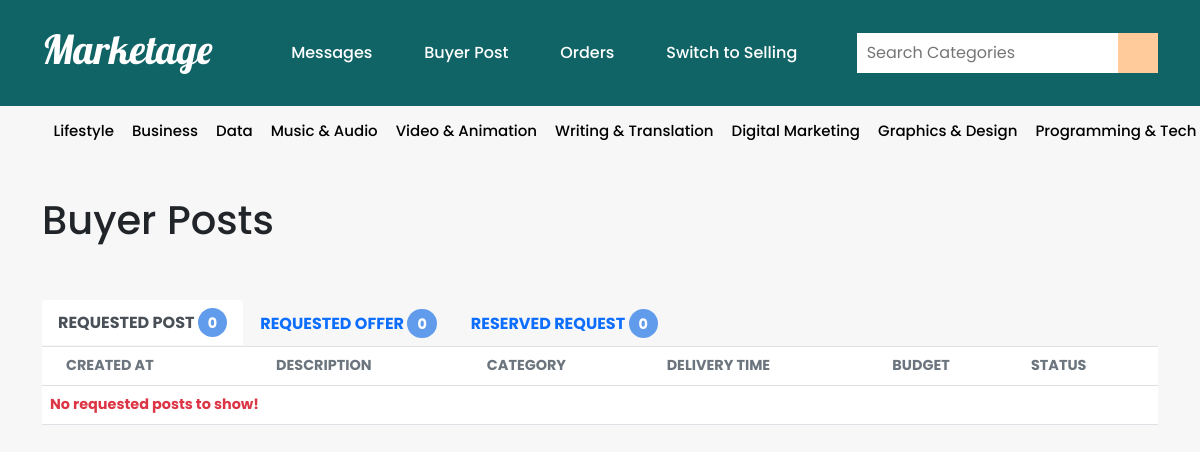
The page /buyer-posts/ (signed in) on the database its author committed.
### mainApp/models.py (models this page shows, shortened)
class Category(models.Model):
    slug = models.SlugField(unique=True)
    title = models.CharField(max_length=120, unique=True)
    icon = models.FileField(upload_to="images/", validators=[
                            FileExtensionValidator(['svg', 'png', 'jpg'])], null=True, blank=True)
    subcategory = models.ManyToManyField(Subcategory, blank=True)

### mainApp/decorators.py (the view)
    def wrap(request, *args, **kwargs):
        user = request.user
        try:
            if request.user.selleraccount:
                return view_func(request, *args, **kwargs)
            else:
                return HttpResponseRedirect(reverse("extended-user"))
        except:
            return HttpResponseRedirect(reverse("extended-user"))

### mainApp/templates/azimpart/buyer_send_posts.html (shortened to what this page needs)
{% load static %}
{% load template_helpers %}
{% include 'buyingview/header.html' %}
<!DOCTYPE html>
<html lang="en">
  <head>
    <link rel="stylesheet" href="{% static 'css/buyer_send_posts.css' %}" />
    <link rel="stylesheet" href="{% static 'css/buyerrequest.css' %}" />
    <link
      href="https://cdn.jsdelivr.net/npm/bootstrap@5.0.2/dist/css/bootstrap.min.css"
      rel="stylesheet"
    />
  </head>
<body>
<br />
<div class="container">
  <div class="buyerRequ mb-4">
    <h1>Buyer Posts</h1>
    <br />
  </div>
</div>
<div class="container">
  <ul class="nav nav-tabs" id="myTab" role="tablist">
    <li class="nav-item" role="presentation">
      <button
        class="nav-link fw-bold text-uppercase active"
        id="pro-tab"
        data-bs-toggle="tab"
        data-bs-target="#pro"
        type="button"
        role="tab"
        aria-controls="pro"
        aria-selected="false"
      >
        Requested Post <span class="circle__badge___requ">
                        <span>{{ active_buyer_posts }}</span>
                    </span>
      </button>
    </li>
    <li class="nav-item" role="presentation">
      <button
        class="nav-link fw-bold text-uppercase"
        id="active-tab"
        data-bs-toggle="tab"
        data-bs-target="#active"
        type="button"
        role="tab"
        aria-controls="active"
        aria-selected="true"
      >
        Requested Offer   <span class="circle__badge___requ">{{ requested_offer_posts }}</span>
      </button>
    </li>
    <li class="nav-item" role="presentation">
      <button
        class="nav-link fw-bold text-uppercase"
        id="profile-tab"
        data-bs-toggle="tab"
        data-bs-target="#profile"
        type="button"
        role="tab"
        aria-controls="profile"
        aria-selected="false"
      >
        Reserved Request <span class="circle__badge___requ">{{ reserved_buyer_posts }}</span>
      </button>
    </li>
  </ul>
  <div class="tab-content" id="myTabContent">
    <div
      class="tab-pane fade active show"
      id="pro"
      role="tabpanel"
      aria-labelledby="pro-tab"
    >
      <div class="table-responsive manage__orderTable">
        <table class="table table-hover bg-white">
          <thead>
            <tr>
              <th scope="col" class="text-muted ps-4">Created At</th>
              <th scope="col" class="text-muted">Description</th>
              <th scope="col" class="text-muted">Category</th>
              <th scope="col" class="text-muted">Delivery Time</th>
              <th scope="col" class="text-muted">Budget</th>
              <th scope="col" class="text-muted">Status</th>
            </tr>
          </thead>
          <tbody>
          {% if buyer_requested_posts|length > 0 %}
            {% for post in buyer_requested_posts %}
            {% if post.post_status == "ACTIVE" %}
            <tr>
              <td class="fw-bold text__details post__description">
                {{ post.created_at }}
              </td>
              <td class="fw-bold post__description">
                <div>
                  <h5 class="fw-bold">{{ post.postrequest_title }}</h5>
                </div>
                <div class="my-2">
                  <small
                    class="text-muted post__descriptionText"
                    id="activepost{{ post.id }}"
                  >
                    {{ post.description|safe }}
                  </small>
                  <div
                    class="text-primary fw-bold mt-1 post__viewMoreBtn"
                    id="view__more{{ post.id }}"
                    onclick="clickedPost({{post.id}})"
                  >
                    View More
                  </div>
                </div>
                {% if post.attachment %}
                <div class="download__postRequests">
                    <a href="{{ post.attachment.url }}" download="{{ post.attachment.url }}">
                        <span class="iconify fs-5" data-icon="mdi:download"></span>
                        {% for item in post.attachment.url|split:"/"|last %}
                            {{item}}
                        {% endfor %}
                    </a>
                </div>
                {% endif %}
              </td>
              <td class="fw-bold post__description">
                {{ post.category.title }}
              </td>
              <td class="fw-bold text__details">
                {{ post.delivery_time.title }}
              </td>
              <td class="fw-bold text__details">
                USD. {{ post.budget }}
              </td>
              <td>
                <div class="dropdown">
                      <a
                    class="btn table__status__dropdown btn-sm dropdown-toggle"
                    href="#"
                    role="button"
                    id="dropdownMenuLink"
                    data-bs-toggle="dropdown"
                    aria-expanded="false"
                  >
                    Active
                  </a>
                  <ul class="dropdown-menu" aria-labelledby="dropdownMenuLink">
                    <li>
                        <form method="POST" action="{% url 'reserved-buyer-post' post.id %}">
                        {% csrf_token %}
                        <button class="dropdown-item btn-sm" type="submit">Reserved</button>
                      </form>
                    </li>
                    <li>
                    <form method="POST" action="{% url 'delete-buyer-post' post.id %}">
                      {% csrf_token %}
                        <button class="dropdown-item btn-sm" type="submit">Delete</button>
                    </form>
                    </li>
                  </ul>
                </div>
              </td>
            </tr>
            {% endif %}
            {% endfor %}
            {% else %}
            <tr>
              <td colspan="6" class="post__description fw-bold text-danger">
                No requested posts to show!
              </td>
            </tr>
            {% endif %}
          </tbody>
        </table>
      </div>
    </div>
  </div>
</div>
</body>
</html>

### mainApp/templates/buyingview/header.html (shortened to what this page needs)
{% load static %}
<!DOCTYPE html>
<html lang="en">
<head>
      <link href="https://cdn.jsdelivr.net/npm/bootstrap@5.0.2/dist/css/bootstrap.min.css" rel="stylesheet">
    <link rel="stylesheet" type="text/css" href="https://cdnjs.cloudflare.com/ajax/libs/slick-carousel/1.8.1/slick.min.css" />
    <link rel="stylesheet" type="text/css" href="https://cdnjs.cloudflare.com/ajax/libs/slick-carousel/1.8.1/slick-theme.min.css" />
    <link rel="stylesheet" href="https://unpkg.com/swiper/swiper-bundle.css" />
    <link rel="stylesheet" href="https://unpkg.com/swiper/swiper-bundle.min.css" />
    <link rel="stylesheet" href="https://cdnjs.cloudflare.com/ajax/libs/font-awesome/5.15.3/css/all.min.css">
    <link rel="stylesheet" href="{% static 'css/buyer-stylesheet.css' %}" />
    <link rel="stylesheet" href="{% static 'css/buyer-style-responsive.css' %}" />
    <link rel="stylesheet" href="{% static 'css/rafsun.css' %}">
</head>
<body>
    <div id="main-header-start">
      <div class="innermain-header container">
        <div class="inner-header-details">
          <div class="header-logo-content">
            <a href="/">
                <h1>Marketage</h1>
            </a>
          </div>
          <div class="header-list-content">
            <h6 class="header-list-for-link">
              <a href="{% url 'BuyerChat' %}">Messages</a>
            </h6>
            <h6 class="header-list-for-link">
              <a href="{% url 'buyer-posts' %}">Buyer Post</a>
            </h6>
            <h6 class="header-list-for-link">
              <a href="{% url 'BuyerOrders' %}">Orders</a>
            </h6>
            <h6 class="header-list-for-link">
              <a href="{% url 'seller_dashboard' %}">Switch to Selling</a>
            </h6>
          </div>
          <div class="header-search-bar">
               <div class="Searchbar">
                        <form method="GET" action="{% url 'search' %}" class="example header-search-bar-input" autocomplete="off">
                        <input type="text" name="search" id="search"  placeholder="Search Categories" list="searchresults" autocomplete="off" />
                        <div class="header-search-bar-icon">
                            <button type="submit">
                            </button>
            </div>
                        </form>
                    </div>
                </div>
            </div>
        </div>
    </div>
<header class="header_____mega_______menu">
 	<div class="container____mega___menu">
 		<div class="megarow v-center">
 			<div class="header___item____menu    ">
 				<nav class="mega________menu">
 					<ul class="menu-main">
 					    {% for cat in cats %}
 						<li class="menu-item-has-children">
 							<a href="{% url 'category-wise' cat.slug %}">{{ cat.title }} </a>
 						</li>
 						{% endfor %}
 					</ul>
 				</nav>
 			</div>
 		</div>
 	</div>
 </header>
</body>
</html>

### static/css/buyer-stylesheet.css (style rules this page uses)
* { list-style: none; text-decoration: none; }
.mega________menu { display: flex; justify-content: center; }
body { overflow-x: hidden; }
:before,:after { box-sizing: border-box; }
.mega________menu > ul { display: flex; overflow-x: auto; }
.header_____mega_______menu .mega________menu > ul > li { white-space: nowrap; }
.header___item____menu { width: 100%; margin: 0 auto; }
.container____mega___menu { margin:auto; }
.megarow { display: flex; flex-wrap: wrap; }
.v-center { align-items: center; justify-content: center; }
ul { list-style: none; margin:0; padding:0; }
a { text-decoration: none; }
.header_____mega_______menu { display: block; width: 100%; position: relative; z-index: 10001; }
.header_____mega_______menu .mega________menu > ul > li { display: inline-block; line-height: 50px; margin-left: 12px; }
.header_____mega_______menu .mega________menu > ul > li > a { font-size: 15px; font-weight: 500; color:#000000; position: relative; text-transform: capitalize; transition: color 0.3s ease; }
@media (max-width: 1350px) { .header_____mega_______menu .mega________menu > ul > li { display: inline-block; line-height: 50px; margin-left: 18px; } }

### static/css/rafsun.css (style rules this page uses)
* { list-style: none; }
#main-header-start { background-color: #116466; padding: 25px 0px; }
.inner-header-details { display: flex; justify-content: space-between; align-items: center; }
.header-logo-content { width: 20%; }
.header-logo-content h1 { color: #fff; font-family: "Lobster", cursive !important; }
.header-list-content h6 { margin-bottom: 0px; }
.header-list-content h6 a { width: 100%; color: #fff; text-decoration: none; margin: 0px 10px; position: relative; display: flex; align-items: center; }
.header-search-bar-input { width: 100%; display: flex; }
.header-search-bar-input input { outline: none; border: none; padding: 8px 10px; width: 100%; }
.header-list-content h6 a::after { content: " "; position: absolute; width: 0%; height: 2px; background-color: #fff; bottom: -5px; right: 50%; display: inline-block; transition: width 0.3s ease 0s, left 0.3s ease 0s; }
.header-list-content h6 a::before { content: " "; position: absolute; width: 0%; height: 2px; background-color: #fff; bottom: -5px; left: 50%; display: inline-block; transition: width 0.3s ease 0s, right 0.3s ease 0s; }
.header-search-bar { width: 30%; display: flex; justify-content: right; position: relative; }
.header-list-content { width: 40%; display: flex; justify-content: space-around; height: 100%; }
.header-list-content h6 a { width: 100%; color: #fff; text-decoration: none; margin: 0px; position: relative; display: flex; align-items: center; }
.header-search-bar-input { width: 100%; }
.header-search-bar { width: 20%; display: flex; justify-content: right; position: relative; }
.header-list-content { width: 50%; display: flex; justify-content: space-around; height: 100%; }
.Searchbar { width: 90%; }
.header-search-bar-icon button { background-color: #ffcb9a; display: flex; height: 100%; align-items: center; padding: 8px 20px; color: #fff; outline: none; border: none; }

### static/css/buyer_send_posts.css (style rules this page uses)
* { box-sizing: border-box; padding: 0; margin: 0; list-style: none; text-decoration: none; font-family: "poppins", sans-serif; }
.manage__orderTable { overflow: visible; }
.circle__badge___requ { background-color: #619CEC; color: #fff; border-radius: 50%; font-size: 0.9rem; line-height: 0; display: inline-flex; justify-content: center; align-items: center; padding: 10px; transition: background-color 0.3s; }
.circle__badge___requ::after { content: ""; display: block; padding-bottom: 100%; }

### static/css/buyerrequest.css (style rules this page uses)
* { box-sizing: border-box; padding: 0; margin: 0; list-style: none; font-family: "poppins", sans-serif; }
body { background-color: #f5f5f5; width: 100%; }
.post__description { max-width: 10rem !important; word-break: break-all; }
.nav-tabs .nav-item.show .nav-link, .nav-tabs .nav-link.active { color: #495057; background-color: transparent; border: none; }
.manage__orderTable thead th { text-transform: uppercase; font-size: 0.9rem; border-bottom: 1px solid #dfdfdf !important; }
.manage__orderTable tbody td { font-size: 0.9rem; }
.manage__orderTable tbody td:first-child { max-width: 20rem; }
.active { color: #717171; }
@media (max-width: 1399px) { .post__description, .post__last { max-width: 18rem !important; } }

### mainApp/templates/azimpart/buyer_send_posts.html (style rules this page uses)
* { font-family: "Poppins", sans-serif !important; box-sizing: border-box !important; text-decoration: none !important; list-style-type: none !important; }
body { background-color: #f7f7f7; }

### rows shown on the page
Category: title "Lifestyle"
Category: title "Business"
Category: title "Data"
Category: title "Music & Audio"
Category: title "Video & Animation"
Category: title "Writing & Translation"
Category: title "Digital Marketing"
Category: title "Graphics & Design"
Category: title "Programming & Tech"

### other values the page prints
{{ active_buyer_posts }} "0"
{{ requested_offer_posts }} "0"
{{ reserved_buyer_posts }} "0"
